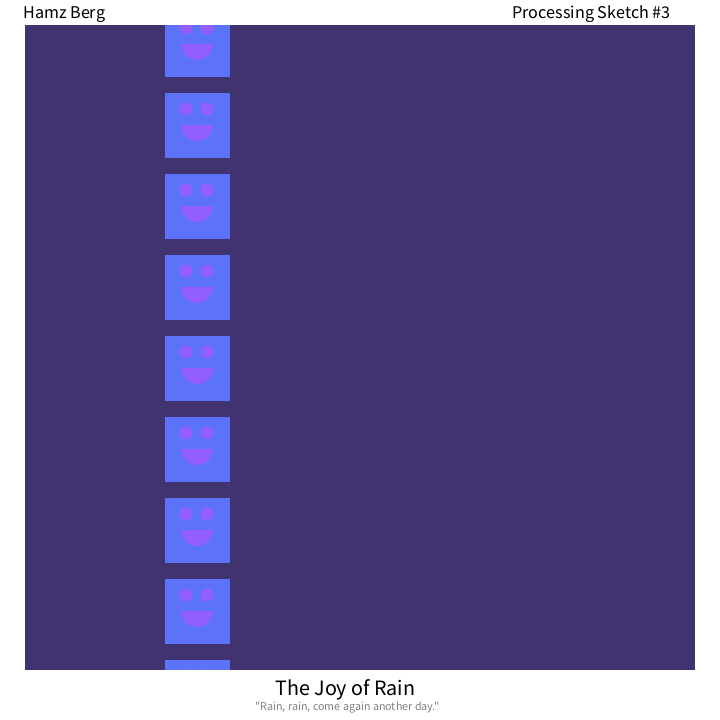
Frame 1 (no input)
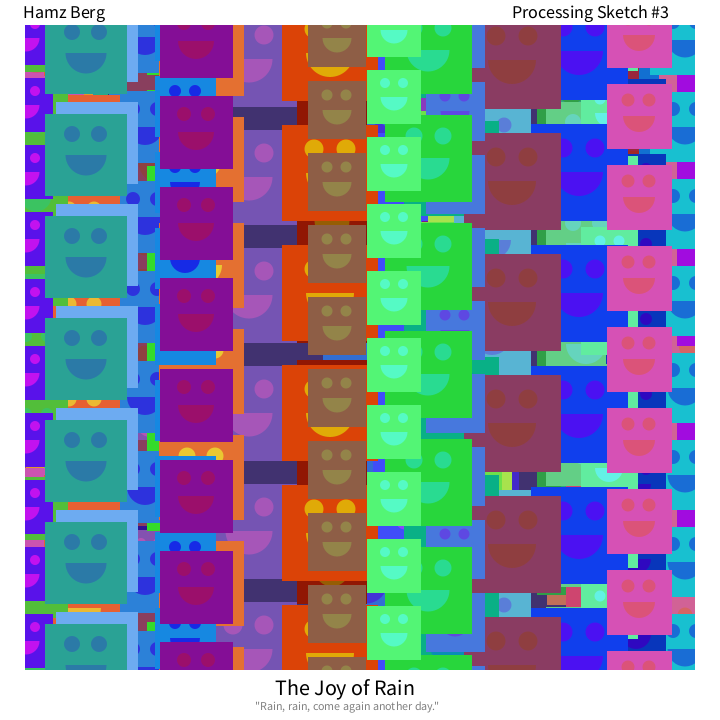
Frame 60 (the mouse pressed at the canvas centre just before this capture)
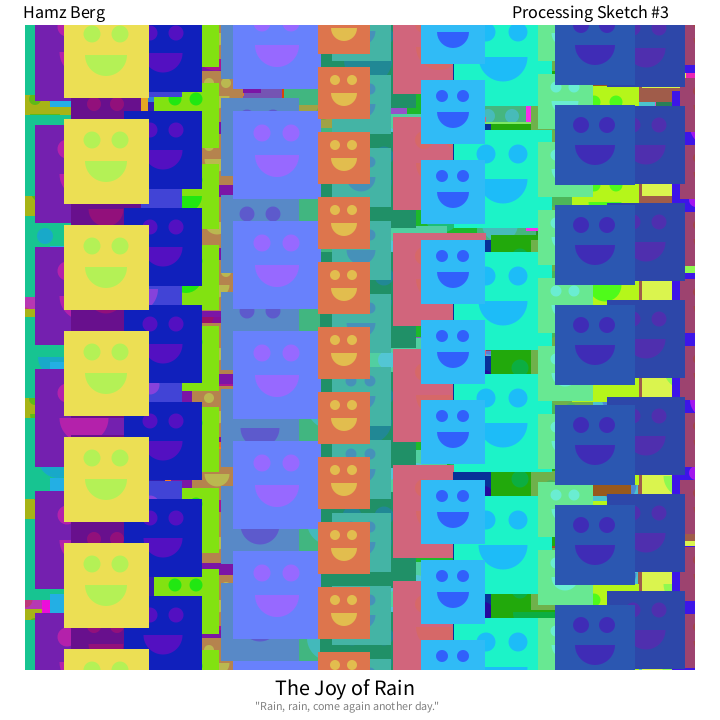
Frame 120 (the mouse held since frame 60 and released just before this capture)

The Processing sketch that drew these frames (run headless with seeded random() and noise(); from frame 60 on, the mouse is pressed at the canvas centre):

// Processing sketch: PS3_The_Joy_of_Rain
// ── PS3_The_Joy_of_Rain.pde
/*
  Author: Hamz Berg
*/

void setup() {
  size(720, 720); 
  background(65, 50, 112); 
  colorMode(HSB, 255);
}

void draw() {
  
  //Color variables based on HSB
  int h = int(random(0, 255));
  int s = int(random(127, 255));
  int b = int(random(127, 255));
  
  //Color assembled from above variables
  color random = color(h, s, b); 
  
  //Random coordinate generators
  int x = int(random(-10, 730));
  int y = int(random(0, 15));
  
  //Random square size generator
  int size = int(random(50, 100));

  noStroke();
  fill(random);    
    
  for (int e = 0; e < 20; e++) {
    
    //Square face base
    square(x, y, size);
    
    //Smile code
    fill(h + 20, s, b + 5);
    ellipse(x + size/3, y + size/4, size/5, size/5);
    ellipse(x + (size/3) * 2, y + size/4, size/5, size/5);
    arc(x + size/2, y + size/2, size/2, size/2, 0, PI);
    fill(h, s, b);
    
    //Shifts square drawing position directly below previous
    y += 1.25 * size;    
    
  }
  
  //Creates the frame
  noStroke();
  fill(255);
  //Left Side
  rect(0,0,25,720);
  //Top Side
  rect(0,0,720, 25);
  //Right Side
  rect(720,720,-25,-720);
  //Bottom Side
  rect(720,720,-720,-50);
  fill(0);
  textSize(18);
  text("Hamz Berg", 23, 18);
  text("Processing Sketch #3", 512, 18);
  textSize(22);
  text("The Joy of Rain", 275, 695); 
  fill(128);
  textSize(12);
  text("\"Rain, rain, come again another day.\"", 255, 710);  
  
}
